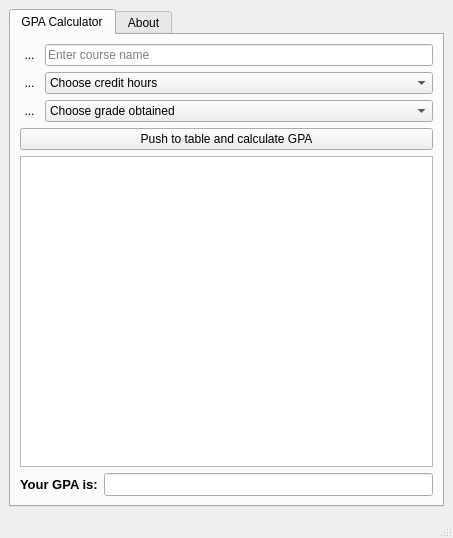
<?xml version="1.0" encoding="UTF-8"?>
<ui version="4.0">
 <class>MainWindow</class>
 <widget class="QMainWindow" name="MainWindow">
  <property name="geometry">
   <rect>
    <x>0</x>
    <y>0</y>
    <width>453</width>
    <height>538</height>
   </rect>
  </property>
  <property name="minimumSize">
   <size>
    <width>353</width>
    <height>538</height>
   </size>
  </property>
  <property name="windowTitle">
   <string>GPA Calculator</string>
  </property>
  <property name="windowIcon">
   <iconset resource="resources.qrc">
    <normaloff>:/icons/calculator.png</normaloff>:/icons/calculator.png</iconset>
  </property>
  <property name="iconSize">
   <size>
    <width>16</width>
    <height>16</height>
   </size>
  </property>
  <property name="animated">
   <bool>false</bool>
  </property>
  <widget class="QWidget" name="centralwidget">
   <layout class="QHBoxLayout" name="horizontalLayout_6">
    <item>
     <widget class="QTabWidget" name="tabWidget">
      <property name="currentIndex">
       <number>0</number>
      </property>
      <widget class="QWidget" name="tab">
       <attribute name="title">
        <string>GPA Calculator</string>
       </attribute>
       <layout class="QVBoxLayout" name="verticalLayout_3">
        <item>
         <layout class="QVBoxLayout" name="verticalLayout_2">
          <item>
           <layout class="QVBoxLayout" name="verticalLayout">
            <item>
             <layout class="QHBoxLayout" name="horizontalLayout">
              <item>
               <widget class="QToolButton" name="toolButton">
                <property name="toolTip">
                 <string>Enter course name</string>
                </property>
                <property name="styleSheet">
                 <string notr="true">QToolButton{
background:transparent;
border:none;

}</string>
                </property>
                <property name="text">
                 <string>...</string>
                </property>
                <property name="icon">
                 <iconset resource="resources.qrc">
                  <normaloff>:/icons/subject.png</normaloff>:/icons/subject.png</iconset>
                </property>
                <property name="iconSize">
                 <size>
                  <width>48</width>
                  <height>48</height>
                 </size>
                </property>
               </widget>
              </item>
              <item>
               <widget class="QLineEdit" name="lineEdit_subject_name">
                <property name="toolTip">
                 <string>Enter course name</string>
                </property>
                <property name="placeholderText">
                 <string>Enter course name</string>
                </property>
               </widget>
              </item>
             </layout>
            </item>
            <item>
             <layout class="QHBoxLayout" name="horizontalLayout_4">
              <item>
               <widget class="QToolButton" name="toolButton_3">
                <property name="sizePolicy">
                 <sizepolicy hsizetype="Fixed" vsizetype="Fixed">
                  <horstretch>0</horstretch>
                  <verstretch>0</verstretch>
                 </sizepolicy>
                </property>
                <property name="toolTip">
                 <string>Choose credit hours for the course</string>
                </property>
                <property name="layoutDirection">
                 <enum>Qt::LeftToRight</enum>
                </property>
                <property name="styleSheet">
                 <string notr="true">QToolButton{
background:transparent;
border:none;

}</string>
                </property>
                <property name="text">
                 <string>...</string>
                </property>
                <property name="icon">
                 <iconset resource="resources.qrc">
                  <normaloff>:/icons/credit_hours.png</normaloff>:/icons/credit_hours.png</iconset>
                </property>
                <property name="iconSize">
                 <size>
                  <width>48</width>
                  <height>48</height>
                 </size>
                </property>
               </widget>
              </item>
              <item>
               <widget class="QComboBox" name="comboBox_credit_hours">
                <property name="toolTip">
                 <string>Choose credit hours for the course</string>
                </property>
                <item>
                 <property name="text">
                  <string>Choose credit hours</string>
                 </property>
                </item>
                <item>
                 <property name="text">
                  <string>1</string>
                 </property>
                </item>
                <item>
                 <property name="text">
                  <string>2</string>
                 </property>
                </item>
                <item>
                 <property name="text">
                  <string>3</string>
                 </property>
                </item>
                <item>
                 <property name="text">
                  <string>4</string>
                 </property>
                </item>
                <item>
                 <property name="text">
                  <string>5</string>
                 </property>
                </item>
               </widget>
              </item>
             </layout>
            </item>
            <item>
             <layout class="QHBoxLayout" name="horizontalLayout_3">
              <item>
               <widget class="QToolButton" name="toolButton_2">
                <property name="toolTip">
                 <string>Choose the grade obtained in the course</string>
                </property>
                <property name="styleSheet">
                 <string notr="true">QToolButton{
background:transparent;
border:none;

}</string>
                </property>
                <property name="text">
                 <string>...</string>
                </property>
                <property name="icon">
                 <iconset resource="resources.qrc">
                  <normaloff>:/icons/gpa_obtained.png</normaloff>:/icons/gpa_obtained.png</iconset>
                </property>
                <property name="iconSize">
                 <size>
                  <width>48</width>
                  <height>48</height>
                 </size>
                </property>
               </widget>
              </item>
              <item>
               <widget class="QComboBox" name="comboBox_grade">
                <property name="toolTip">
                 <string>Choose the grade obtained in the course</string>
                </property>
                <item>
                 <property name="text">
                  <string>Choose grade obtained</string>
                 </property>
                </item>
                <item>
                 <property name="text">
                  <string>A</string>
                 </property>
                </item>
                <item>
                 <property name="text">
                  <string>A-</string>
                 </property>
                </item>
                <item>
                 <property name="text">
                  <string>B+</string>
                 </property>
                </item>
                <item>
                 <property name="text">
                  <string>B</string>
                 </property>
                </item>
                <item>
                 <property name="text">
                  <string>B-</string>
                 </property>
                </item>
                <item>
                 <property name="text">
                  <string>C+</string>
                 </property>
                </item>
                <item>
                 <property name="text">
                  <string>C</string>
                 </property>
                </item>
                <item>
                 <property name="text">
                  <string>C-</string>
                 </property>
                </item>
                <item>
                 <property name="text">
                  <string>D+</string>
                 </property>
                </item>
                <item>
                 <property name="text">
                  <string>D</string>
                 </property>
                </item>
                <item>
                 <property name="text">
                  <string>D-</string>
                 </property>
                </item>
                <item>
                 <property name="text">
                  <string>WF/F</string>
                 </property>
                </item>
               </widget>
              </item>
             </layout>
            </item>
           </layout>
          </item>
          <item>
           <widget class="QPushButton" name="pushButton">
            <property name="toolTip">
             <string>Click to add the above information to the table and calculate the GPA</string>
            </property>
            <property name="styleSheet">
             <string notr="true">QToolButton{
background:transparent;
border:none;

}</string>
            </property>
            <property name="text">
             <string>Push to table and calculate GPA</string>
            </property>
            <property name="icon">
             <iconset resource="resources.qrc">
              <normaloff>:/icons/table_pop.png</normaloff>:/icons/table_pop.png</iconset>
            </property>
            <property name="iconSize">
             <size>
              <width>24</width>
              <height>24</height>
             </size>
            </property>
           </widget>
          </item>
          <item>
           <layout class="QHBoxLayout" name="horizontalLayout_5">
            <item>
             <widget class="QTableWidget" name="tableWidget">
              <property name="minimumSize">
               <size>
                <width>0</width>
                <height>0</height>
               </size>
              </property>
              <property name="toolTip">
               <string>Table containing a list of courses, their credit hours, and obtained grades</string>
              </property>
              <attribute name="horizontalHeaderStretchLastSection">
               <bool>true</bool>
              </attribute>
              <attribute name="verticalHeaderStretchLastSection">
               <bool>false</bool>
              </attribute>
             </widget>
            </item>
           </layout>
          </item>
          <item>
           <layout class="QHBoxLayout" name="horizontalLayout_2">
            <item>
             <widget class="QLabel" name="label">
              <property name="toolTip">
               <string>This is grade point average of GPA calculated from the table data</string>
              </property>
              <property name="text">
               <string>&lt;html&gt;&lt;head/&gt;&lt;body&gt;&lt;p&gt;&lt;span style=&quot; font-size:10pt; font-weight:600;&quot;&gt;Your GPA is:&lt;/span&gt;&lt;/p&gt;&lt;/body&gt;&lt;/html&gt;</string>
              </property>
             </widget>
            </item>
            <item>
             <widget class="QLineEdit" name="lineEdit_gpa_results">
              <property name="font">
               <font>
                <pointsize>10</pointsize>
                <weight>75</weight>
                <bold>true</bold>
               </font>
              </property>
              <property name="toolTip">
               <string>This is grade point average of GPA calculated from the table data</string>
              </property>
             </widget>
            </item>
           </layout>
          </item>
         </layout>
        </item>
       </layout>
      </widget>
      <widget class="QWidget" name="tab_2">
       <attribute name="title">
        <string>About</string>
       </attribute>
       <layout class="QVBoxLayout" name="verticalLayout_5">
        <item>
         <spacer name="verticalSpacer_2">
          <property name="orientation">
           <enum>Qt::Vertical</enum>
          </property>
          <property name="sizeHint" stdset="0">
           <size>
            <width>20</width>
            <height>40</height>
           </size>
          </property>
         </spacer>
        </item>
        <item>
         <widget class="QLabel" name="label_5">
          <property name="text">
           <string>   Created by Rimshah Sabir and Khalida Bibi at</string>
          </property>
          <property name="alignment">
           <set>Qt::AlignCenter</set>
          </property>
         </widget>
        </item>
        <item>
         <widget class="QPushButton" name="pushButton_3">
          <property name="styleSheet">
           <string notr="true">QPushButton{
background: transparent;
border: none;
}</string>
          </property>
          <property name="text">
           <string/>
          </property>
          <property name="icon">
           <iconset resource="resources.qrc">
            <normaloff>:/icons/iib-logo.png</normaloff>:/icons/iib-logo.png</iconset>
          </property>
          <property name="iconSize">
           <size>
            <width>130</width>
            <height>60</height>
           </size>
          </property>
         </widget>
        </item>
        <item>
         <widget class="QLabel" name="label_11">
          <property name="text">
           <string>CECOS University of IT &amp; Emerging Sciences
Peshawar, Pakistan.</string>
          </property>
          <property name="alignment">
           <set>Qt::AlignCenter</set>
          </property>
         </widget>
        </item>
        <item>
         <spacer name="verticalSpacer_3">
          <property name="orientation">
           <enum>Qt::Vertical</enum>
          </property>
          <property name="sizeHint" stdset="0">
           <size>
            <width>20</width>
            <height>40</height>
           </size>
          </property>
         </spacer>
        </item>
        <item>
         <layout class="QHBoxLayout" name="horizontalLayout_7">
          <item>
           <spacer name="horizontalSpacer">
            <property name="orientation">
             <enum>Qt::Horizontal</enum>
            </property>
            <property name="sizeHint" stdset="0">
             <size>
              <width>40</width>
              <height>20</height>
             </size>
            </property>
           </spacer>
          </item>
          <item>
           <widget class="QPushButton" name="pushButton_4">
            <property name="styleSheet">
             <string notr="true">QPushButton{
background: transparent;
border: none;
}</string>
            </property>
            <property name="text">
             <string/>
            </property>
            <property name="icon">
             <iconset resource="resources.qrc">
              <normaloff>:/icons/email.png</normaloff>:/icons/email.png</iconset>
            </property>
            <property name="iconSize">
             <size>
              <width>45</width>
              <height>45</height>
             </size>
            </property>
           </widget>
          </item>
          <item>
           <layout class="QVBoxLayout" name="verticalLayout_4">
            <item>
             <spacer name="verticalSpacer_5">
              <property name="orientation">
               <enum>Qt::Vertical</enum>
              </property>
              <property name="sizeHint" stdset="0">
               <size>
                <width>20</width>
                <height>40</height>
               </size>
              </property>
             </spacer>
            </item>
            <item>
             <widget class="QLabel" name="label_8">
              <property name="text">
               <string>rimshah.sabir@gmail.com</string>
              </property>
              <property name="alignment">
               <set>Qt::AlignLeading|Qt::AlignLeft|Qt::AlignVCenter</set>
              </property>
             </widget>
            </item>
            <item>
             <widget class="QLabel" name="label_9">
              <property name="text">
               <string>khalida.bibi@cecos.edu.pk</string>
              </property>
              <property name="alignment">
               <set>Qt::AlignLeading|Qt::AlignLeft|Qt::AlignVCenter</set>
              </property>
             </widget>
            </item>
            <item>
             <spacer name="verticalSpacer_6">
              <property name="orientation">
               <enum>Qt::Vertical</enum>
              </property>
              <property name="sizeHint" stdset="0">
               <size>
                <width>20</width>
                <height>40</height>
               </size>
              </property>
             </spacer>
            </item>
           </layout>
          </item>
          <item>
           <spacer name="horizontalSpacer_2">
            <property name="orientation">
             <enum>Qt::Horizontal</enum>
            </property>
            <property name="sizeHint" stdset="0">
             <size>
              <width>40</width>
              <height>20</height>
             </size>
            </property>
           </spacer>
          </item>
         </layout>
        </item>
        <item>
         <spacer name="verticalSpacer_4">
          <property name="orientation">
           <enum>Qt::Vertical</enum>
          </property>
          <property name="sizeHint" stdset="0">
           <size>
            <width>20</width>
            <height>40</height>
           </size>
          </property>
         </spacer>
        </item>
        <item>
         <widget class="QLabel" name="label_15">
          <property name="text">
           <string>This work is licensed under a 
Creative Commons
Attribution 4.0 International License.</string>
          </property>
          <property name="alignment">
           <set>Qt::AlignCenter</set>
          </property>
         </widget>
        </item>
        <item>
         <widget class="QPushButton" name="pushButton_2">
          <property name="styleSheet">
           <string notr="true">QPushButton{
background: transparent;
border: none;
}</string>
          </property>
          <property name="text">
           <string/>
          </property>
          <property name="icon">
           <iconset resource="resources.qrc">
            <normaloff>:/icons/cc_license.png</normaloff>:/icons/cc_license.png</iconset>
          </property>
          <property name="iconSize">
           <size>
            <width>88</width>
            <height>31</height>
           </size>
          </property>
         </widget>
        </item>
        <item>
         <spacer name="verticalSpacer">
          <property name="orientation">
           <enum>Qt::Vertical</enum>
          </property>
          <property name="sizeHint" stdset="0">
           <size>
            <width>20</width>
            <height>40</height>
           </size>
          </property>
         </spacer>
        </item>
       </layout>
      </widget>
     </widget>
    </item>
   </layout>
  </widget>
  <widget class="QMenuBar" name="menubar">
   <property name="geometry">
    <rect>
     <x>0</x>
     <y>0</y>
     <width>453</width>
     <height>21</height>
    </rect>
   </property>
  </widget>
  <widget class="QStatusBar" name="statusbar"/>
 </widget>
 <resources>
  <include location="resources.qrc"/>
  <include location="../all_about_blood_types/resources.qrc"/>
 </resources>
 <connections/>
</ui>
